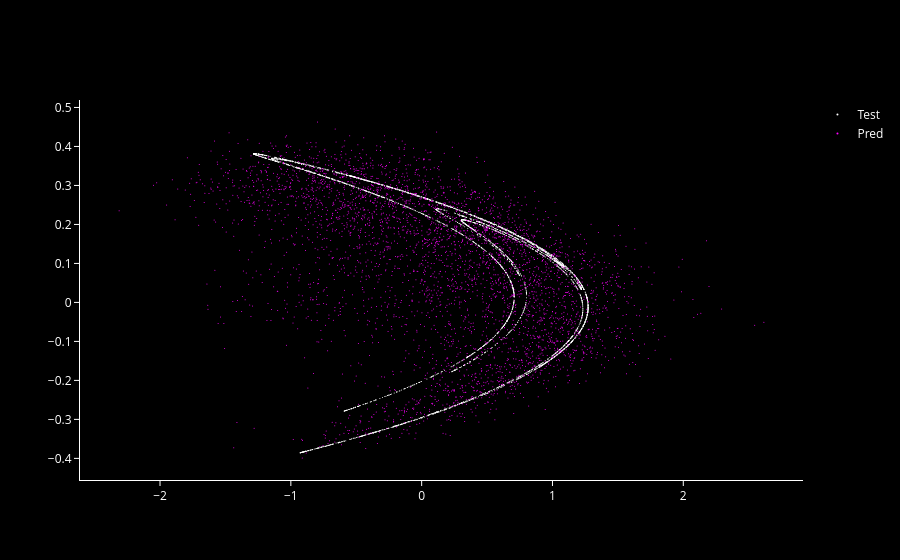
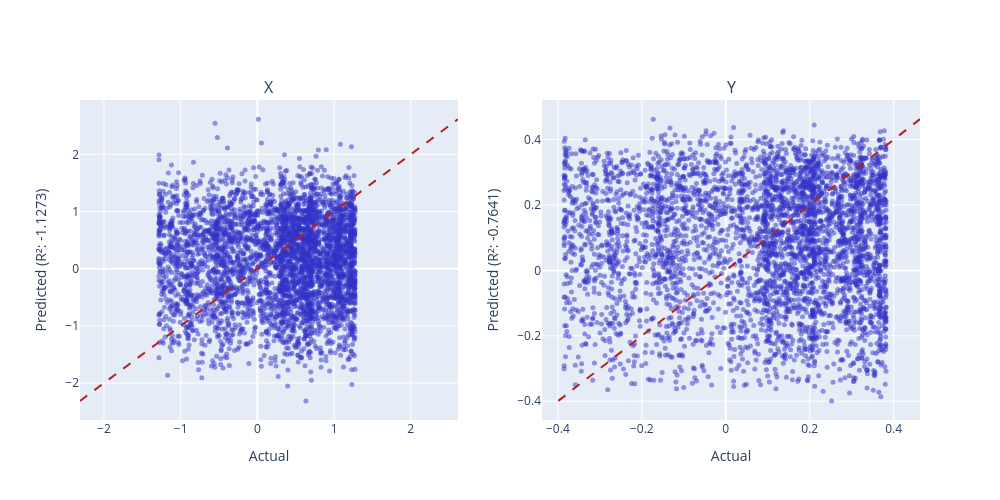
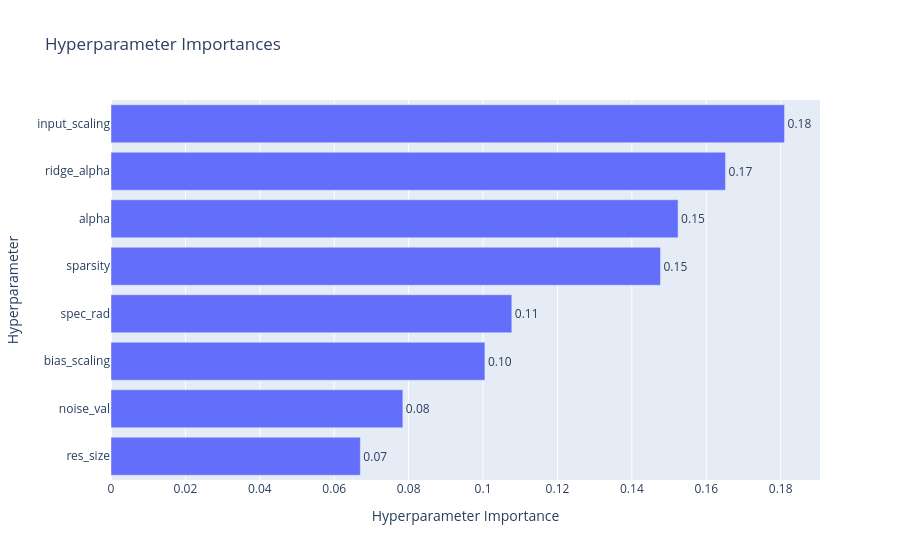

Notebook code cell kept with these figures, in order:
### Code cell
henon_plot([Y_test, Y_pred], ["Test", "Pred"]).show()
r_2_plots_grid(Y_test, Y_pred, ["X", "Y"]).show()
vis.plot_param_importances(
    study,
    target=lambda t: t.values[0],
    target_name="MSE",
    evaluator=PedAnovaImportanceEvaluator(target_quantile=0.1),
).show()

### Figure 1 — Plotly figure (JSON) as saved in the notebook; plotly's stock layout.template omitted (floating-point values rounded to 4 significant figures; data arrays with more than 128 entries replaced by an {"elided": "..."} marker saying what was removed)
{"data": [{"marker": {"color": "white", "size": 1}, "mode": "markers", "name": "Test", "type": "scatter", "x": {"elided": "4000 float values"}, "y": {"elided": "4000 float values"}}, {"marker": {"color": "magenta", "size": 1}, "mode": "markers", "name": "Pred", "type": "scatter", "x": {"elided": "4000 float values"}, "y": {"elided": "4000 float values"}}], "layout": {"font": {"color": "white"}, "paper_bgcolor": "black", "plot_bgcolor": "black", "xaxis": {"linecolor": "white", "showgrid": false, "tickcolor": "white", "ticks": "outside", "zeroline": false}, "yaxis": {"linecolor": "white", "showgrid": false, "tickcolor": "white", "ticks": "outside", "zeroline": false}}}

### Figure 2 — Plotly figure (JSON) as saved in the notebook; plotly's stock layout.template omitted (floating-point values rounded to 4 significant figures; data arrays with more than 128 entries replaced by an {"elided": "..."} marker saying what was removed)
{"data": [{"marker": {"color": "rgba(50, 50, 200, 0.5)", "size": 5}, "mode": "markers", "name": "Data", "type": "scatter", "x": {"elided": "4000 float values"}, "xaxis": "x", "y": {"elided": "4000 float values"}, "yaxis": "y"}, {"line": {"color": "firebrick", "dash": "dash"}, "mode": "lines", "name": "Ideal", "type": "scatter", "x": [-2.312, 2.616], "xaxis": "x", "y": [-2.312, 2.616], "yaxis": "y"}, {"marker": {"color": "rgba(50, 50, 200, 0.5)", "size": 5}, "mode": "markers", "name": "Data", "type": "scatter", "x": {"elided": "4000 float values"}, "xaxis": "x2", "y": {"elided": "4000 float values"}, "yaxis": "y2"}, {"line": {"color": "firebrick", "dash": "dash"}, "mode": "lines", "name": "Ideal", "type": "scatter", "x": [-0.399, 0.4627], "xaxis": "x2", "y": [-0.399, 0.4627], "yaxis": "y2"}], "layout": {"annotations": [{"font": {"size": 16}, "showarrow": false, "text": "X", "x": 0.225, "xanchor": "center", "xref": "paper", "y": 1, "yanchor": "bottom", "yref": "paper"}, {"font": {"size": 16}, "showarrow": false, "text": "Y", "x": 0.775, "xanchor": "center", "xref": "paper", "y": 1, "yanchor": "bottom", "yref": "paper"}], "height": 500, "showlegend": false, "width": 1000, "xaxis": {"anchor": "y", "domain": [0, 0.45], "title": {"text": "Actual"}}, "xaxis2": {"anchor": "y2", "domain": [0.55, 1], "title": {"text": "Actual"}}, "yaxis": {"anchor": "x", "domain": [0, 1], "title": {"text": "Predicted (R²: -1.1273)"}}, "yaxis2": {"anchor": "x2", "domain": [0, 1], "title": {"text": "Predicted (R²: -0.7641)"}}}}

### Figure 3 — Plotly figure (JSON) as saved in the notebook; plotly's stock layout.template omitted (floating-point values rounded to 4 significant figures)
{"data": [{"cliponaxis": false, "hovertemplate": ["res_size (IntDistribution): 0.06701268713385046<extra></extra>", "noise_val (FloatDistribution): 0.078445063727323<extra></extra>", "bias_scaling (FloatDistribution): 0.10049775429705371<extra></extra>", "spec_rad (FloatDistribution): 0.10772969057599399<extra></extra>", "sparsity (FloatDistribution): 0.1476889519235514<extra></extra>", "alpha (FloatDistribution): 0.15242097678698774<extra></extra>", "ridge_alpha (FloatDistribution): 0.16517084865110968<extra></extra>", "input_scaling (FloatDistribution): 0.18103402690412995<extra></extra>"], "name": "MSE", "orientation": "h", "text": ["0.07", "0.08", "0.10", "0.11", "0.15", "0.15", "0.17", "0.18"], "textposition": "outside", "type": "bar", "x": [0.06701, 0.07845, 0.1005, 0.1077, 0.1477, 0.1524, 0.1652, 0.181], "y": ["res_size", "noise_val", "bias_scaling", "spec_rad", "sparsity", "alpha", "ridge_alpha", "input_scaling"]}], "layout": {"title": {"text": "Hyperparameter Importances"}, "xaxis": {"title": {"text": "Hyperparameter Importance"}}, "yaxis": {"title": {"text": "Hyperparameter"}}}}
